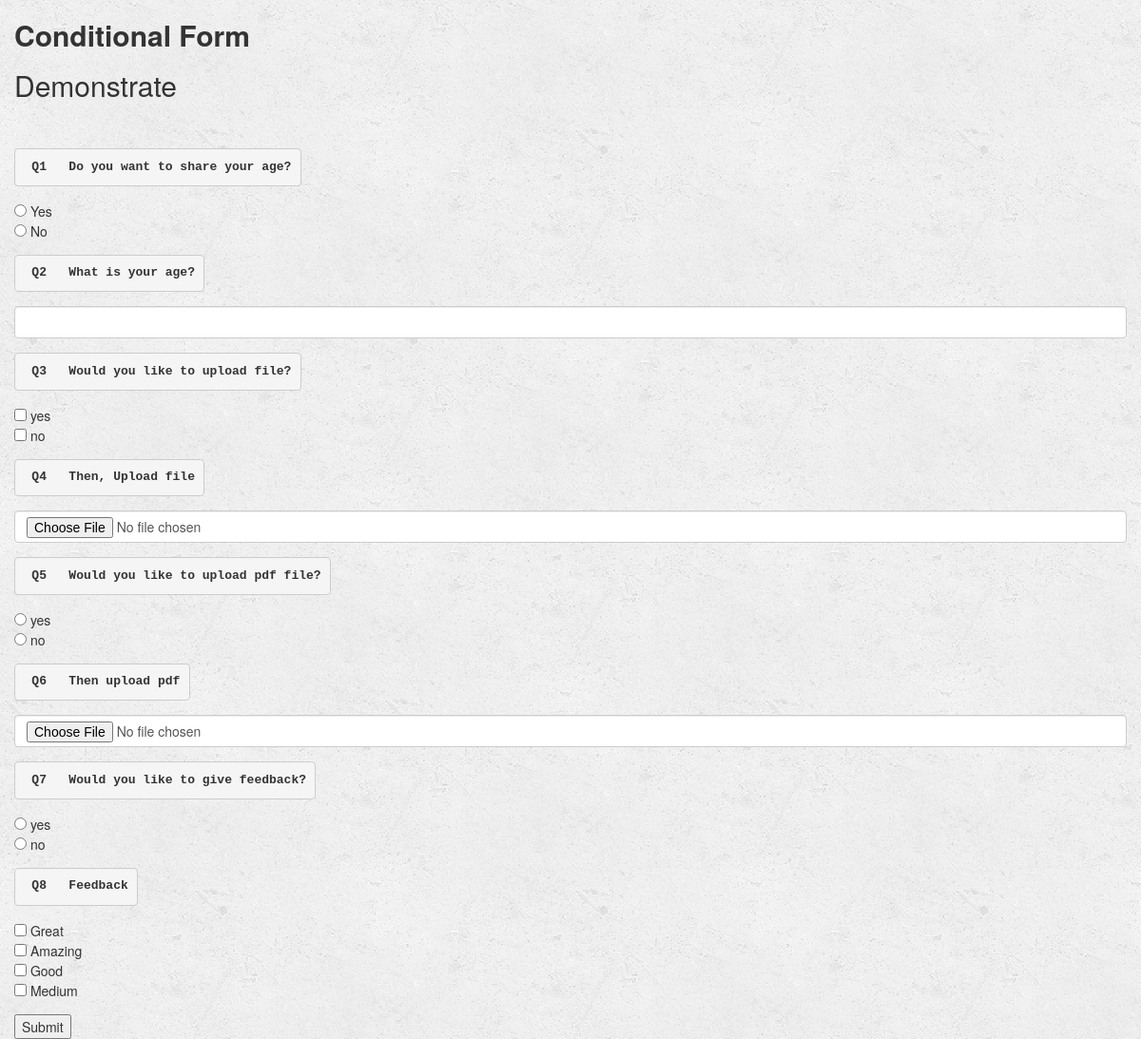
The app's page /music/18/user/18/link with its own data.
### music/models.py (models this page shows, shortened)
class Gform(models.Model):
    user = models.ForeignKey(User, default=1)
    gform_name = models.CharField(max_length=50,default="")
    gform_desc = models.CharField(max_length=500,default="")
    def __str__(self):
        return self.gform_name + " " + self.gform_desc

class Question(models.Model):
    gform = models.ForeignKey(Gform, on_delete=models.CASCADE, default=1)
    ques_type = models.CharField(max_length=50, choices=TYPE_CHOICES, default="multiline")
    ques_text = models.CharField(max_length=500)
    choices = models.CharField(max_length=500,default="")
    is_req = models.BooleanField(default=False)
    is_vis = models.BooleanField(default=False)
    def choices_as_list(self):
    	return self.choices.split(',')

### music/views.py (the view)
# urls.py: url(r'^(?P<gform_id>[0-9]+)/user/(?P<user_id>[0-9]+)/link$', views.link, name='link'),
def link(request, gform_id, user_id):
	user=request.user
	gform = get_object_or_404(Gform, pk=gform_id)
	return render(request, 'music/link.html', {'gform':gform, 'user':user})

### music/templates/music/link.html (shortened to what this page needs)
{% extends 'music/base_link.html' %}
{% block body %}
<div class=container-fluid>
<h2> <b> {{ gform.gform_name }} </b></h2>
<h2> {{ gform.gform_desc }} </h2>
<br><br>
<form action="{% url 'music:responses' gform.id user.id %}" method="POST">
	{% for question in gform.question_set.all %}
		  <div class="form-group">
    	 <label for="question"> <pre> Q{{ forloop.counter }}   {{ question.ques_text }}</pre></label>
    	{% if question.ques_type == "multiline" %}
    	<textarea class="form-control" rows="5" name="{{ question.ques_text }}" ></textarea>
    	{% elif question.ques_type == "singleline" %}
    	<input type="text" class="form-control" name="ayush" id="question">
      {% elif question.ques_type == "num_range" %}
      <br>
      <input type="number" min="{{ question.choices_as_list.0 }}" max="{{ question.choices_as_list.1 }}" class="form-control" name="{{ question.ques_text }}">
    	{% elif question.ques_type == "file_upload" %}
              {% if question.choices == "None" %}
                <input type="file" class="form-control" id="question">
              {% elif question.choices == ".pdf" %}
                <input type="file" class="form-control" id="question" accept="application/pdf">
              {% endif %}
    	{% elif question.ques_type == "number" %}
    	<input type="number" class="form-control" name="{{ question.ques_text }}">
    	{% elif question.ques_type == "url" %}
    	<input type="url" class="form-control" name="{{ question.ques_text }}">
    	{% elif question.ques_type == "email" %}
    	<input type="email" class="form-control" name="{{ question.ques_text }}">
    	{% elif question.ques_type == "checkbox" %}
    		<br>
    		{% for choice in question.choices_as_list %}
    			<input type="checkbox" name="question"> {{ choice }}<br>
    		{% endfor%}
    	{% elif question.ques_type == "radio" %}
    		<br>
    		{% for choice in question.choices_as_list %}
    			<input type="radio" name = "question" > {{ choice }}<br>
    		{% endfor%}
      {% elif question.ques_type == "checkbox" %}
        <br>
        <select name= "question">
        {% for choice in question.choices_as_list %}
           <option value="{{ choice }}"> {{ choice }} </option> <br>
        {% endfor %}
    	{% endif %}
  		</div>
	{% endfor %}
  <input type="submit" value="Submit">  </input>
</form>
</div>
{% endblock %}

### music/static/music/style.css (style rules this page uses)
body { background: white url("images/background.png"); }

### records on screen
Gform: gform_name "Conditional Form", gform_desc "Demonstrate"
Question: ques_text "Do you want to share your age?", choices_as_list "Yes" "No"
Question: ques_text "What is your age?"
Question: ques_text "Would you like to upload file?", choices_as_list "yes" "no"
Question: ques_text "Then, Upload file"
Question: ques_text "Would you like to upload pdf file?", choices_as_list "yes" "no"
Question: ques_text "Then upload pdf"
Question: ques_text "Would you like to give feedback?", choices_as_list "yes" "no"
Question: ques_text "Feedback", choices_as_list "Great" "Amazing" "Good" "Medium"
